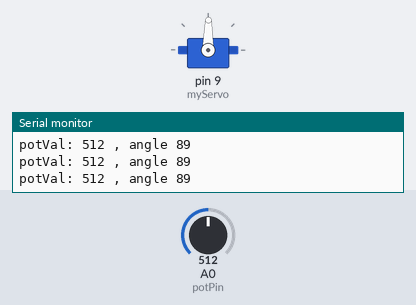
This sketch was run on a simulated Arduino Uno, built with avr-gcc and run on an emulated ATmega328P. Shown: servo, the last lines printed to the serial monitor. The inputs (shaded band) are chosen by the test bench; at power-on: A0 (potPin) = 512.

Above: at 1.2 s.
1.3 s: A0 (potPin) set to 554
At 1.6 s:
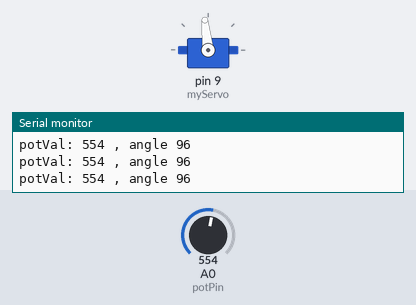
4.3 s: A0 (potPin) set to 582
At 4.9 s:
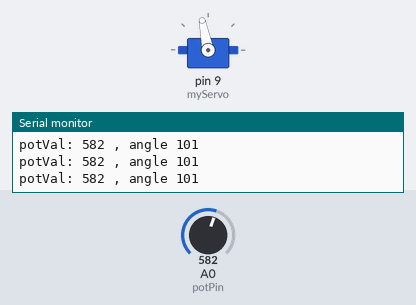
5.8 s: A0 (potPin) set to 306
At 6.3 s:
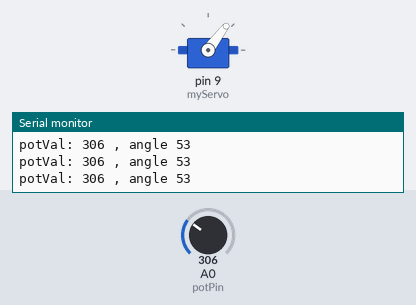
7.3 s: A0 (potPin) set to 716
At 8.5 s:
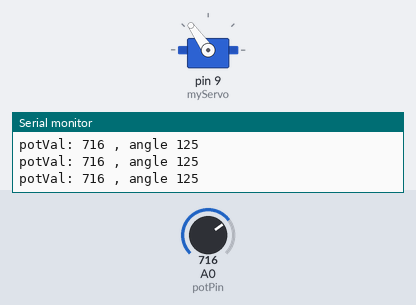
8.8 s: A0 (potPin) set to 0
At 10.0 s:
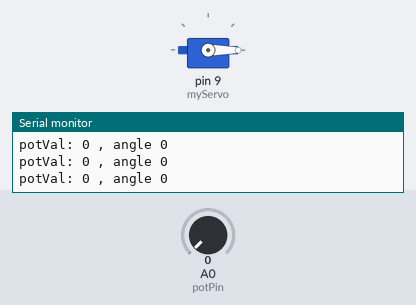
10.3 s: A0 (potPin) set to 8
At 11.6 s:
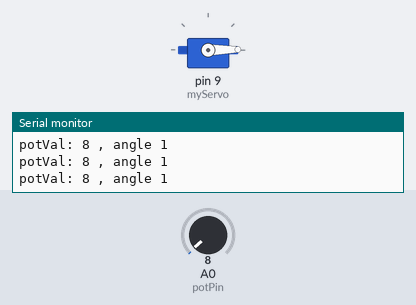
13.3 s: A0 (potPin) set to 11
Timing chart, 0 to 16.3 s (numbered marks = the images above; inputs shaded):
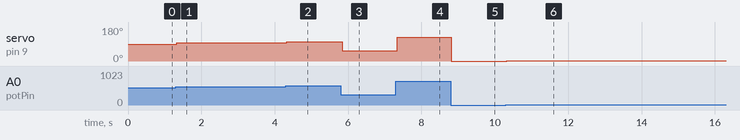

The sketch:

Project05.ino
```cpp
#include <Servo.h>
Servo myServo;
int const potPin = A0;

int potVal;
int angle;

void setup() {
  // put your setup code here, to run once:
  myServo.attach(9);
  Serial.begin(9600);

}

void loop() {
  // put your main code here, to run repeatedly:
  potVal = analogRead(potPin);
  Serial.print("potVal: ");
  Serial.print(potVal);
  angle = map(potVal, 0, 1023, 0, 179);
  Serial.print(" , angle ");
  Serial.println(angle);
  myServo.write(angle);
  delay(15);

}
```

Measured:
- after the input at 1.3 s, servo on pin 9 (myServo): 89° → 96° at once
- after the input at 4.3 s, servo on pin 9 (myServo): 96° → 101° at once
- after the input at 5.8 s, servo on pin 9 (myServo): 101° → 53° at once
- after the input at 7.3 s, servo on pin 9 (myServo): 53° → 125° at once
- after the input at 8.8 s, servo on pin 9 (myServo): 125° → 0° at once
- after the input at 10.3 s, servo on pin 9 (myServo): 0° → 1° at once
